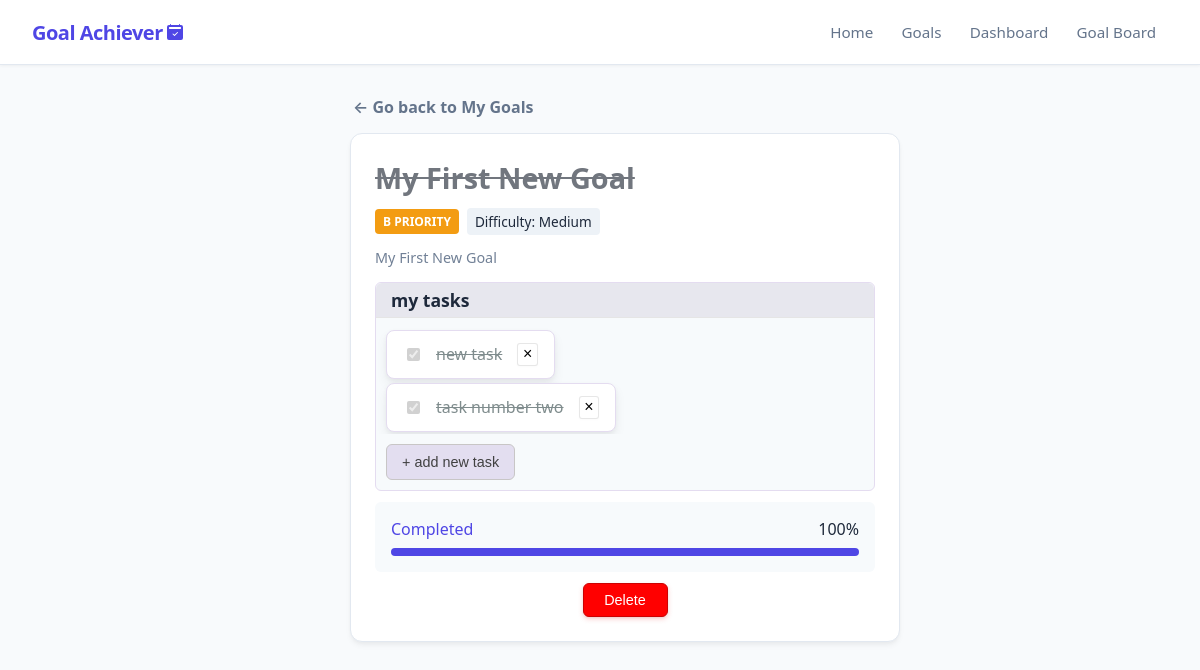
Before: /goals/1 with the older database file.
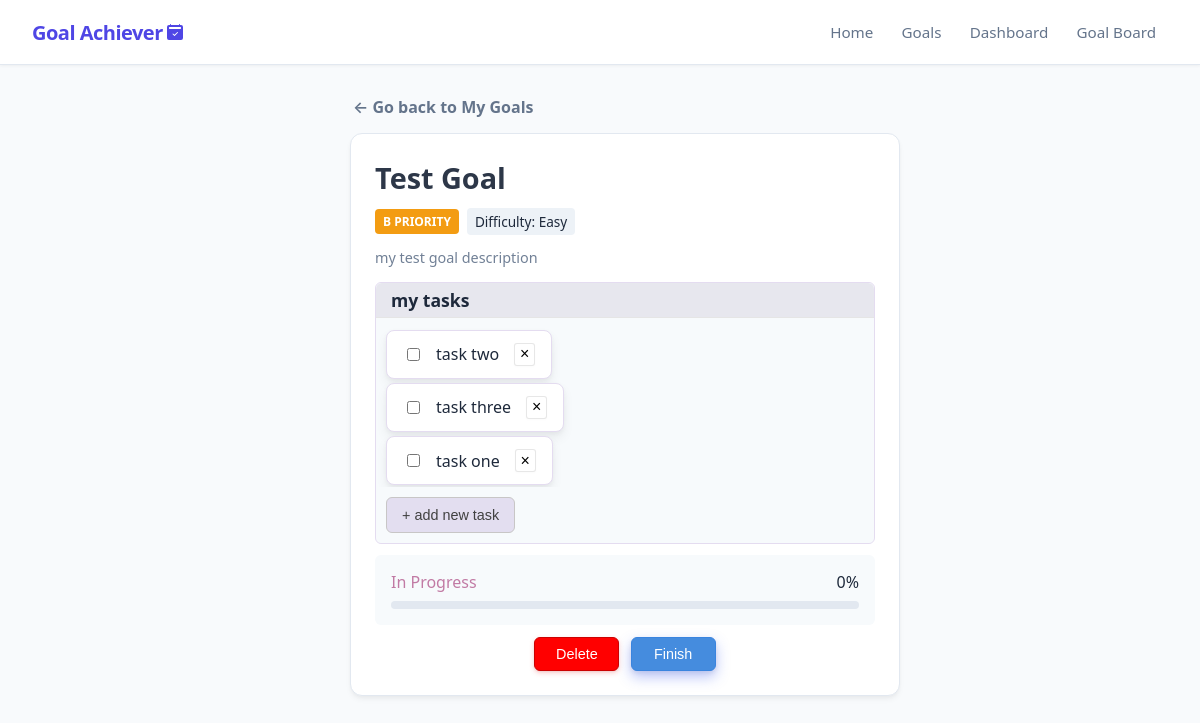
After: the same page with the newer database file.
### app/models_db.py (models this page shows, shortened)
class Goal(db.Model):
    __tablename__ = 'goals'
    id = db.Column(db.Integer, primary_key=True)
    title = db.Column(db.String(100), nullable=False)
    description = db.Column(db.Text, nullable=False)
    is_completed = db.Column(db.Boolean, default=False)
    is_confirmed_finished = db.Column(db.Boolean, default=False)
    progress_percentage = db.Column(db.Float, default=0.0)
    difficulty = db.Column(db.String(20), nullable=False, default='Medium')
    priority = db.Column(db.String(1), nullable=False, default='b')
    created_at = db.Column(db.DateTime, default=datetime.now(timezone.utc), nullable=False)
    tasks = db.relationship('Task', backref='goal', cascade="all, delete-orphan", lazy=True)

class Task(db.Model):
    __tablename__ = 'tasks'
    id = db.Column(db.Integer, primary_key=True)
    text = db.Column(db.String(255), nullable=False)
    is_completed = db.Column(db.Boolean, default=False)
    goal_id = db.Column(db.Integer, db.ForeignKey('goals.id', ondelete='CASCADE'), nullable=False)

### app/routes.py (the view)
@main.route('/goals/<int:goal_id>')
def view_goal(goal_id):
    goal = Goal.query.get_or_404(goal_id)
    tasks_list = goal.tasks
    return render_template('view_goal.html', goal=goal, tasks=tasks_list)

### app/templates/view_goal.html (shortened to what the changed rows need)
{% extends "base.html" %}
{% block content %}
<div class="container" style="padding-top: 0px;">
    <div>
        <div id="goal_card">
            <div style="overflow: wrap; max-width: 500px; margin-bottom: 0.7rem;">
                {% if not goal.is_confirmed_finished %}
                <h2 style="margin: 0px; font-size: 1.8rem; color: #2d3748; padding: 0px;">{{ goal.title }}</h2>
                {% else %}
                <h2 style="margin: 0px; font-size: 1.8rem; color: #71767e; padding: 0px; text-decoration: line-through;">{{ goal.title }}</h2>
                {% endif %}
            </div>
            <div style="display: flex; gap: 0.5rem; align-items: center;">
                <span class="badge badge-{{ goal.priority }} " style="justify-content: flex-end;">{{ goal.priority | upper }} priority</span>
                <span style="background: #edf2f7; padding: 0.25rem 0.5rem; border-radius: 4px; font-size: 0.85rem; font-weight: 500;">
                    Difficulty: {{ goal.difficulty }}
                </span>
            </div>
            <div style="padding: 0.7rem 0rem 0.2rem;">
                <span style="color: #718096; width: 100%; white-space: normal; overflow-wrap: anywhere; font-size: 0.9rem;">
                    {{ goal.description or 'Nema opisa.' }}
                </span>
            </div>
            <div class="tasks-wrapper">
                <div class="tasks-container" style="margin: 10px 0px; overflow: hidden;">
                    {% if tasks %}
                        <ul class="task-list-box">
                            {% for task in tasks %}
                                <li class="task-item task-box" style="display: flex; align-items: center; justify-content: space-between;">
                                                <label style="display: flex; align-items: center; gap: 6px; cursor: pointer;">
                                                    <input
                                                        style="margin-right: 10px;"
                                                        type="checkbox"
                                                        {% if goal.is_confirmed_finished %}disabled{% endif %}
                                                        class="task-toggle"
                                                        data-task-id="{{ task.id }}"
                                                        {% if task.is_completed %}checked{% endif %}>
                                                    <span class="{% if task.is_completed %}completed-task{% endif %}">
                                                        {{ task.text }}
                                                    </span>
                                                </label>
                                                <button class="delete-task-btn" aria-label="Delete task" data-task-id="{{ task.id }}">&times;</button>
                                            </li>
                            {% endfor %}
                        </ul>
                    {% else %}
                        <p class="no-tasks-msg">There are no tasks here.</p>
                    {% endif %}
                </div>
            </div>
            <div style="background: #f7fafc; padding: 1rem; border-radius: 6px;" class="progress-bar-wrapper">
                <div style="display: flex; justify-content: space-between; margin-bottom: 0.5rem; font-weight: 500;">
                    <div class="goal-status">
                        {% if goal.is_completed %}
                            <span style="color: var(--primary); font-weight: 500;">Completed</span>
                        {% else %}
                            <span style="color: #c17aa4; font-weight: 500;">In Progress</span>
                        {% endif %}
                    </div>
                    <span class="progress-percentage">{{ goal.progress_percentage | round | int }}%</span>
                </div>
                <div class="progress-bar" style="width: 100%; background: #e2e8f0; height: 8px; border-radius: 4px; overflow: hidden;">
                    <div style="--progress: {{ goal.progress_percentage|int }}%; width: var(--progress); background: var(--primary); height: 100%; transition: width 0.3s ease;"></div>
                </div>
            </div>
            <div style="display: flex; justify-content: center; gap: 0.7em;">
                    <form action="{{ url_for('main.finish_goal', goal_id=goal.id) }}" method="POST" class="{{ 'hidden' if goal.is_confirmed_finished }}">
                        <button type="submit" id="mark-goal-btn" class="finish-goal-btn" data-id="{{ goal.id }}">
                            Finish
                        </button>
                    </form>
            </div>
        </div>
    </div>
</div>
{% endblock %}

Changed rows visible on the page:
removed Task: Goal.is_confirmed_finished "☑", text "new task"
removed Task: Goal.is_confirmed_finished "☑", text "task number two"
changed Goal: is_confirmed_finished True → False (drawn); difficulty "Medium" → "Easy"; description "My First New Goal" → "my test goal description"; is_completed True → False (drawn); progress_percentage "100" → "0"; title "My First New Goal" → "Test Goal"
added Task: text "task two"
added Task: text "task three"
added Task: text "task one"
Other visible differences:
text no longer shown: "Completed"
text now shown: "In Progress Finish"
